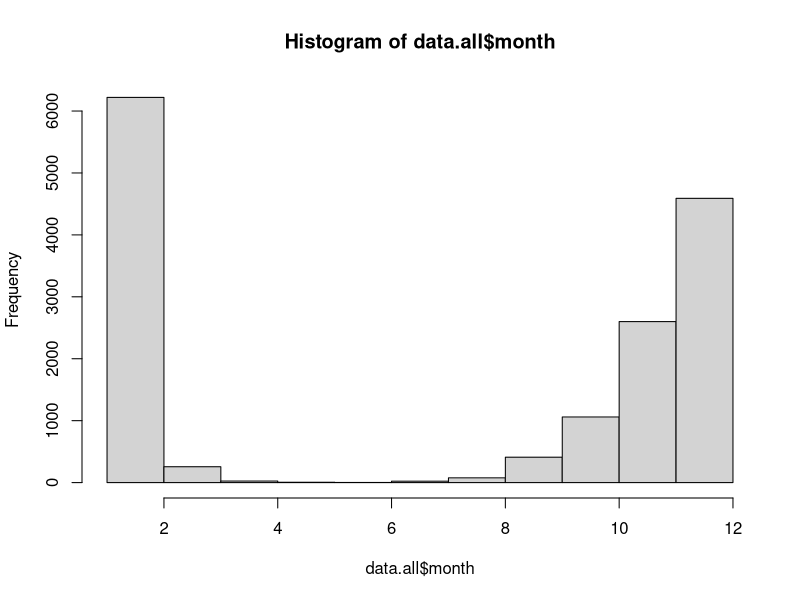
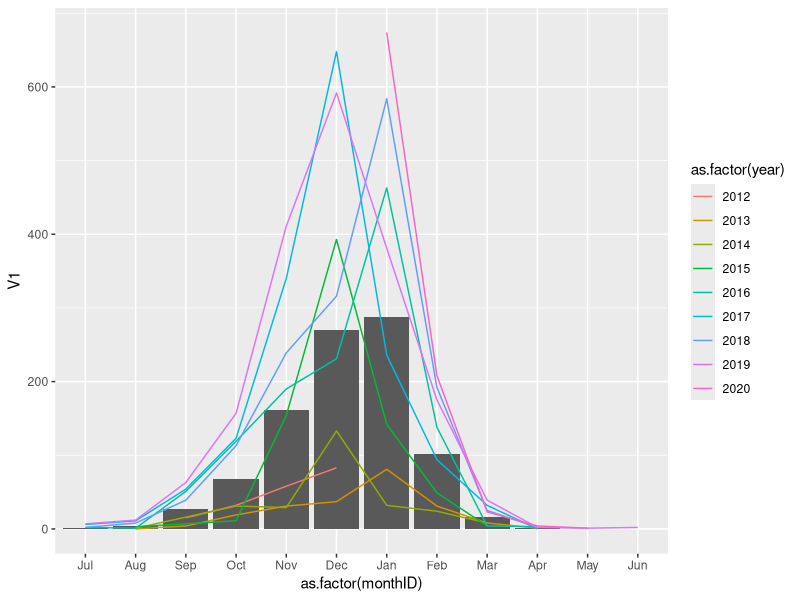

R code for these plots, in order:
library(ggplot2)
library(readxl)
library(data.table)
data.all <- read_excel(path = "data/allDataProc_20012021.xlsx")
data.all <- data.table(data.all)
data.all$Area
data.all$year <- year(data.all$Date)
nYears <- length(unique(data.all$year))

#plot1 nNestMonthFemale
data.all$Date <- as.Date(data.all$Date)
data.all$month <- month(data.all$Date)
data.all$year <- year(data.all$Date)
hist(data.all$month)
meanNnestMonth <- data.all[,sum(Nest)/nYears,by=.(month)]
meanNnestMonth$monthID <- match(meanNnestMonth$month,c(7:12,1:6))
nNestMonth <- data.all[,sum(Nest),by=.(month,year)]
nNestMonth$monthID <- match(nNestMonth$month,c(7:12,1:6))

p <- ggplot(meanNnestMonth, aes(x=as.factor(monthID),y=V1)) + 
  geom_bar(stat="identity") + 
  geom_line(data=nNestMonth, aes(x=monthID,y=V1,col=as.factor(year))) + 
   scale_x_discrete(breaks=as.character(1:12),
    labels=c("Jul","Aug","Sep","Oct","Nov","Dec","Jan","Feb","Mar","Apr","May","Jun"))
p
